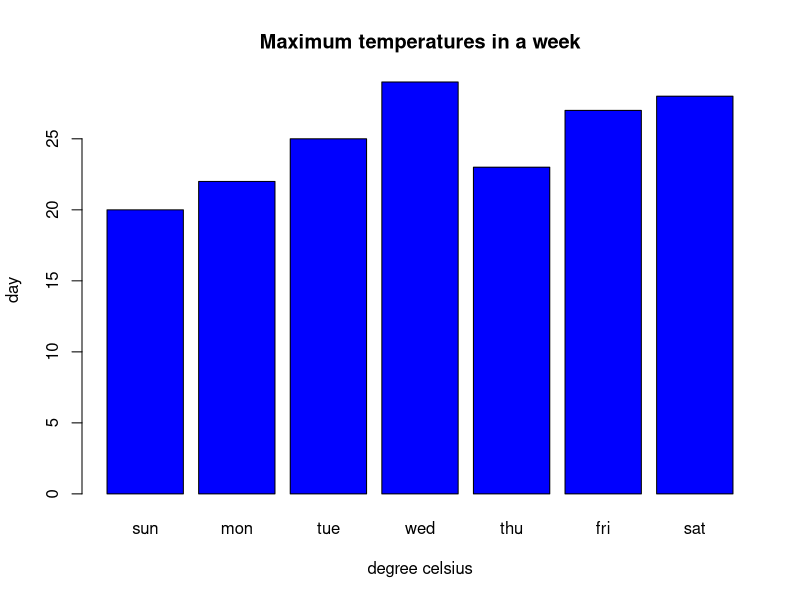

Write the R code that produced this figure.
temperatures<-c(20,22,25,29,23,27,28)
result<-barplot(temperatures,
                main="Maximum temperatures in a week",
                xlab="degree celsius",
                ylab="day",
                names.arg=c("sun","mon","tue","wed","thu","fri","sat"),
                col="blue",
)
print(result)